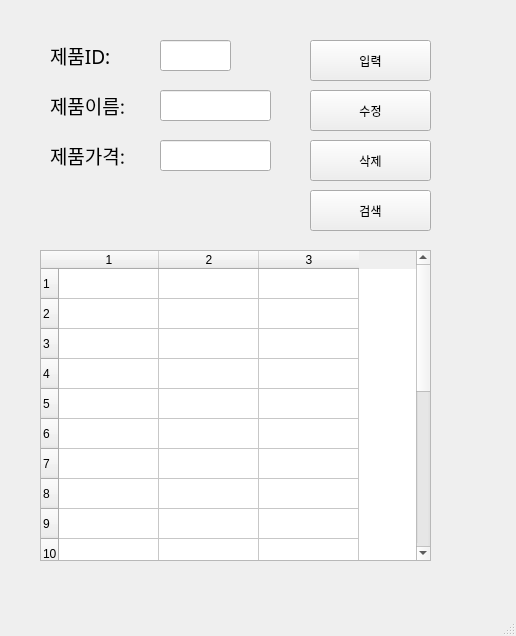
<?xml version="1.0" encoding="UTF-8"?>
<ui version="4.0">
 <class>MainWindow</class>
 <widget class="QMainWindow" name="MainWindow">
  <property name="geometry">
   <rect>
    <x>0</x>
    <y>0</y>
    <width>516</width>
    <height>636</height>
   </rect>
  </property>
  <property name="windowTitle">
   <string>MainWindow</string>
  </property>
  <widget class="QWidget" name="centralwidget">
   <widget class="QLabel" name="label">
    <property name="geometry">
     <rect>
      <x>50</x>
      <y>40</y>
      <width>91</width>
      <height>31</height>
     </rect>
    </property>
    <property name="font">
     <font>
      <family>맑은 고딕</family>
      <pointsize>14</pointsize>
     </font>
    </property>
    <property name="text">
     <string>제품ID:</string>
    </property>
   </widget>
   <widget class="QLabel" name="label_2">
    <property name="geometry">
     <rect>
      <x>50</x>
      <y>90</y>
      <width>101</width>
      <height>31</height>
     </rect>
    </property>
    <property name="font">
     <font>
      <family>맑은 고딕</family>
      <pointsize>14</pointsize>
     </font>
    </property>
    <property name="text">
     <string>제품이름:</string>
    </property>
   </widget>
   <widget class="QLabel" name="label_3">
    <property name="geometry">
     <rect>
      <x>50</x>
      <y>140</y>
      <width>101</width>
      <height>31</height>
     </rect>
    </property>
    <property name="font">
     <font>
      <family>맑은 고딕</family>
      <pointsize>14</pointsize>
     </font>
    </property>
    <property name="text">
     <string>제품가격:</string>
    </property>
   </widget>
   <widget class="QLineEdit" name="prodID">
    <property name="geometry">
     <rect>
      <x>160</x>
      <y>40</y>
      <width>71</width>
      <height>31</height>
     </rect>
    </property>
   </widget>
   <widget class="QLineEdit" name="prodName">
    <property name="geometry">
     <rect>
      <x>160</x>
      <y>90</y>
      <width>111</width>
      <height>31</height>
     </rect>
    </property>
   </widget>
   <widget class="QLineEdit" name="prodPrice">
    <property name="geometry">
     <rect>
      <x>160</x>
      <y>140</y>
      <width>111</width>
      <height>31</height>
     </rect>
    </property>
   </widget>
   <widget class="QPushButton" name="pushButton">
    <property name="geometry">
     <rect>
      <x>310</x>
      <y>40</y>
      <width>121</width>
      <height>41</height>
     </rect>
    </property>
    <property name="text">
     <string>입력</string>
    </property>
   </widget>
   <widget class="QPushButton" name="pushButton_2">
    <property name="geometry">
     <rect>
      <x>310</x>
      <y>90</y>
      <width>121</width>
      <height>41</height>
     </rect>
    </property>
    <property name="text">
     <string>수정</string>
    </property>
   </widget>
   <widget class="QPushButton" name="pushButton_3">
    <property name="geometry">
     <rect>
      <x>310</x>
      <y>140</y>
      <width>121</width>
      <height>41</height>
     </rect>
    </property>
    <property name="text">
     <string>삭제</string>
    </property>
   </widget>
   <widget class="QPushButton" name="pushButton_4">
    <property name="geometry">
     <rect>
      <x>310</x>
      <y>190</y>
      <width>121</width>
      <height>41</height>
     </rect>
    </property>
    <property name="text">
     <string>검색</string>
    </property>
   </widget>
   <widget class="QTableWidget" name="tableWidget">
    <property name="geometry">
     <rect>
      <x>40</x>
      <y>250</y>
      <width>391</width>
      <height>311</height>
     </rect>
    </property>
    <property name="rowCount">
     <number>20</number>
    </property>
    <property name="columnCount">
     <number>3</number>
    </property>
    <row/>
    <row/>
    <row/>
    <row/>
    <row/>
    <row/>
    <row/>
    <row/>
    <row/>
    <row/>
    <row/>
    <row/>
    <row/>
    <row/>
    <row/>
    <row/>
    <row/>
    <row/>
    <row/>
    <row/>
    <column/>
    <column/>
    <column/>
   </widget>
  </widget>
  <widget class="QMenuBar" name="menubar">
   <property name="geometry">
    <rect>
     <x>0</x>
     <y>0</y>
     <width>516</width>
     <height>33</height>
    </rect>
   </property>
  </widget>
  <widget class="QStatusBar" name="statusbar"/>
 </widget>
 <resources/>
 <connections>
  <connection>
   <sender>pushButton</sender>
   <signal>clicked()</signal>
   <receiver>MainWindow</receiver>
   <slot>addProduct()</slot>
   <hints>
    <hint type="sourcelabel">
     <x>372</x>
     <y>89</y>
    </hint>
    <hint type="destinationlabel">
     <x>457</x>
     <y>134</y>
    </hint>
   </hints>
  </connection>
  <connection>
   <sender>pushButton_2</sender>
   <signal>clicked()</signal>
   <receiver>MainWindow</receiver>
   <slot>updateProduct()</slot>
   <hints>
    <hint type="sourcelabel">
     <x>379</x>
     <y>144</y>
    </hint>
    <hint type="destinationlabel">
     <x>491</x>
     <y>185</y>
    </hint>
   </hints>
  </connection>
  <connection>
   <sender>pushButton_4</sender>
   <signal>clicked()</signal>
   <receiver>MainWindow</receiver>
   <slot>getProduct()</slot>
   <hints>
    <hint type="sourcelabel">
     <x>375</x>
     <y>246</y>
    </hint>
    <hint type="destinationlabel">
     <x>483</x>
     <y>274</y>
    </hint>
   </hints>
  </connection>
  <connection>
   <sender>pushButton_3</sender>
   <signal>clicked()</signal>
   <receiver>MainWindow</receiver>
   <slot>removeProduct()</slot>
   <hints>
    <hint type="sourcelabel">
     <x>413</x>
     <y>192</y>
    </hint>
    <hint type="destinationlabel">
     <x>480</x>
     <y>229</y>
    </hint>
   </hints>
  </connection>
 </connections>
 <slots>
  <slot>addProduct()</slot>
  <slot>removeProduct()</slot>
  <slot>updateProduct()</slot>
  <slot>getProduct()</slot>
 </slots>
</ui>
